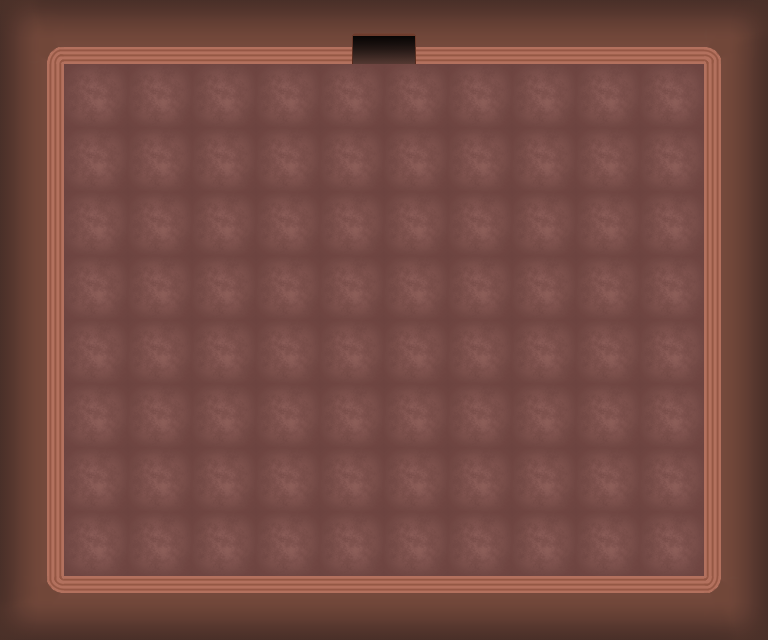

Below is a game level as drawn by its tile map, then a one-line description and the .tmx file that defines it, in full:
An orthogonal 24x20 tile map with 32x32 px tiles, 1 tile layer (Tile Layer 1), 2 tilesets and 7 objects.

<map version="1.4" tiledversion="1.4.3" orientation="orthogonal" renderorder="right-down" width="24" height="20" tilewidth="32" tileheight="32" infinite="0" nextlayerid="4" nextobjectid="27">
 <tileset firstgid="1" name="CSprojecttiles00" tilewidth="64" tileheight="64" tilecount="18" columns="6">
  <image source="CSprojecttiles00.png" width="384" height="192" />
 </tileset>
 <tileset firstgid="19" name="CSprojecttiles00" tilewidth="32" tileheight="32" tilecount="72" columns="12">
  <image source="CSprojecttiles00.png" width="384" height="192" />
 </tileset>
 <layer id="1" name="Tile Layer 1" width="24" height="20">
  <data encoding="csv">
0,0,0,0,0,0,0,0,0,0,0,0,0,0,0,0,0,0,0,0,0,0,0,0,
1,0,2,0,2,0,2,0,2,2,0,4,0,2,2,0,2,0,2,0,2,0,3,0,
0,0,0,0,0,0,0,0,0,0,0,0,0,0,0,0,0,0,0,0,0,0,0,0,
7,0,8,0,8,0,8,0,8,0,8,0,8,0,8,0,8,0,8,0,8,0,9,0,
0,0,0,0,0,0,0,0,0,0,0,0,0,0,0,0,0,0,0,0,0,0,0,0,
7,0,8,0,8,0,8,0,8,0,8,0,8,0,8,0,8,0,8,0,8,0,9,0,
0,0,0,0,0,0,0,0,0,0,0,0,0,0,0,0,0,0,0,0,0,0,0,0,
7,0,8,0,8,0,8,0,8,0,8,0,8,0,8,0,8,0,8,0,8,0,9,0,
0,0,0,0,0,0,0,0,0,0,0,0,0,0,0,0,0,0,0,0,0,0,0,0,
7,0,8,0,8,0,8,0,8,0,8,0,8,0,8,0,8,0,8,0,8,0,9,0,
0,0,0,0,0,0,0,0,0,0,0,0,0,0,0,0,0,0,0,0,0,0,0,0,
7,0,8,0,8,0,8,0,8,0,8,0,8,0,8,0,8,0,8,0,8,0,9,0,
0,0,0,0,0,0,0,0,0,0,0,0,0,0,0,0,0,0,0,0,0,0,0,0,
7,0,8,0,8,0,8,0,8,0,8,0,8,0,8,0,8,0,8,0,8,0,9,0,
0,0,0,0,0,0,0,0,0,0,0,0,0,0,0,0,0,0,0,0,0,0,0,0,
7,0,8,0,8,0,8,0,8,0,8,0,8,0,8,0,8,0,8,0,8,0,9,0,
0,0,0,0,0,0,0,0,0,0,0,0,0,0,0,0,0,0,0,0,0,0,0,0,
7,0,8,0,8,0,8,0,8,0,8,0,8,0,8,0,8,0,8,0,8,0,9,0,
0,0,0,0,0,0,0,0,0,0,0,0,0,0,0,0,0,0,0,0,0,0,0,0,
13,0,14,0,14,0,14,0,14,0,14,0,14,0,14,0,14,0,14,0,14,0,15,0
</data>
 </layer>
 <objectgroup id="3" name="Object Layer 1">
  <object id="11" x="0" y="-0.666667" width="351.333" height="63.3333" />
  <object id="13" x="-0.666667" y="576" width="767.333" height="64.6667" />
  <object id="14" x="0" y="-0.666667" width="62.6667" height="640.667" />
  <object id="20" x="704.667" y="-2.22045e-15" width="62.6667" height="639.333" />
  <object id="21" x="416" y="0.666667" width="351.333" height="63.3333" />
  <object id="25" x="416" y="0.666667" width="351.333" height="63.3333" />
  <object id="26" x="416" y="0.666667" width="351.333" height="63.3333" visible="0" />
 </objectgroup>
</map>
